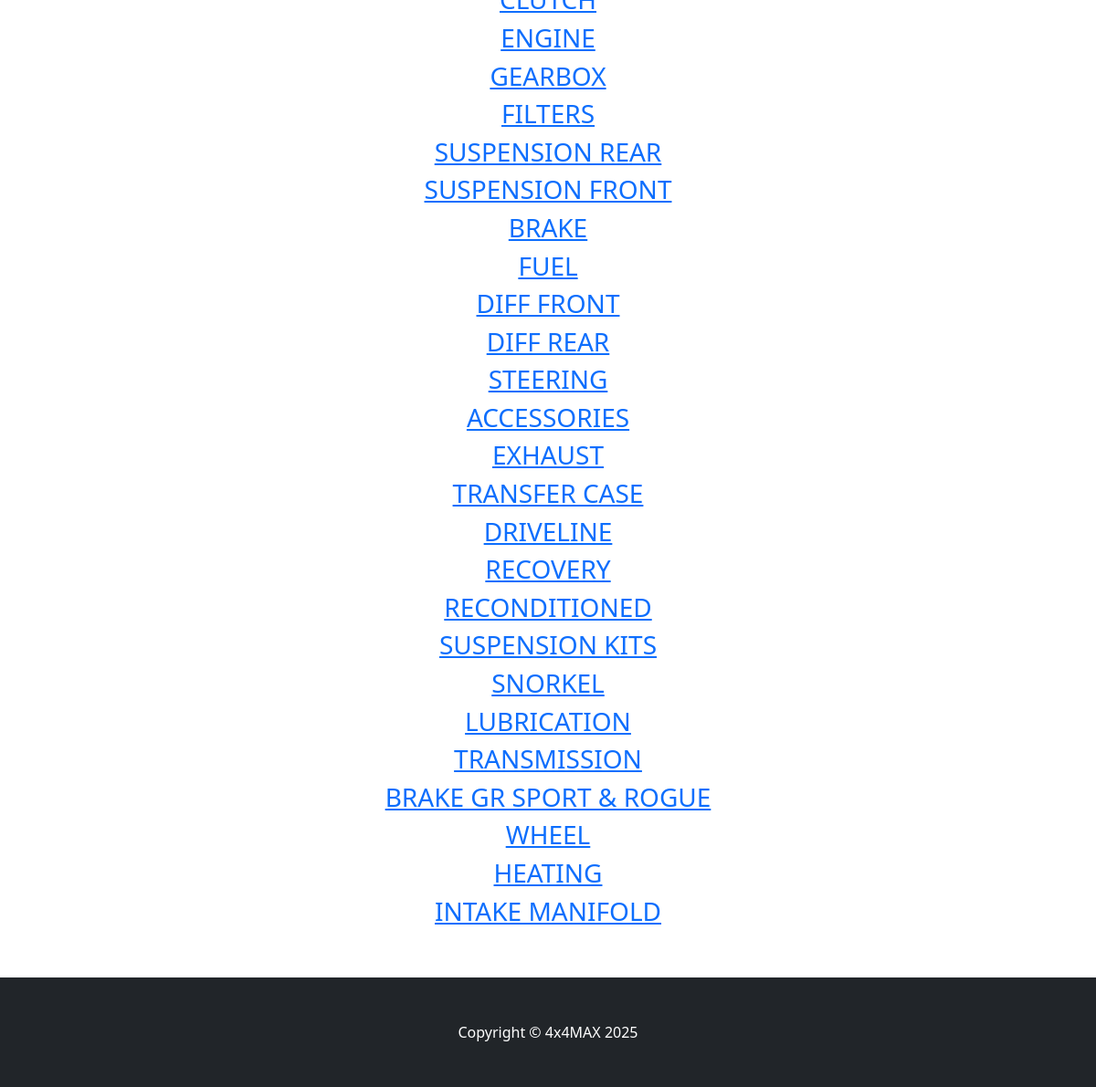
/category_summary/ (lower part), run on an earlier commit of the app's database.
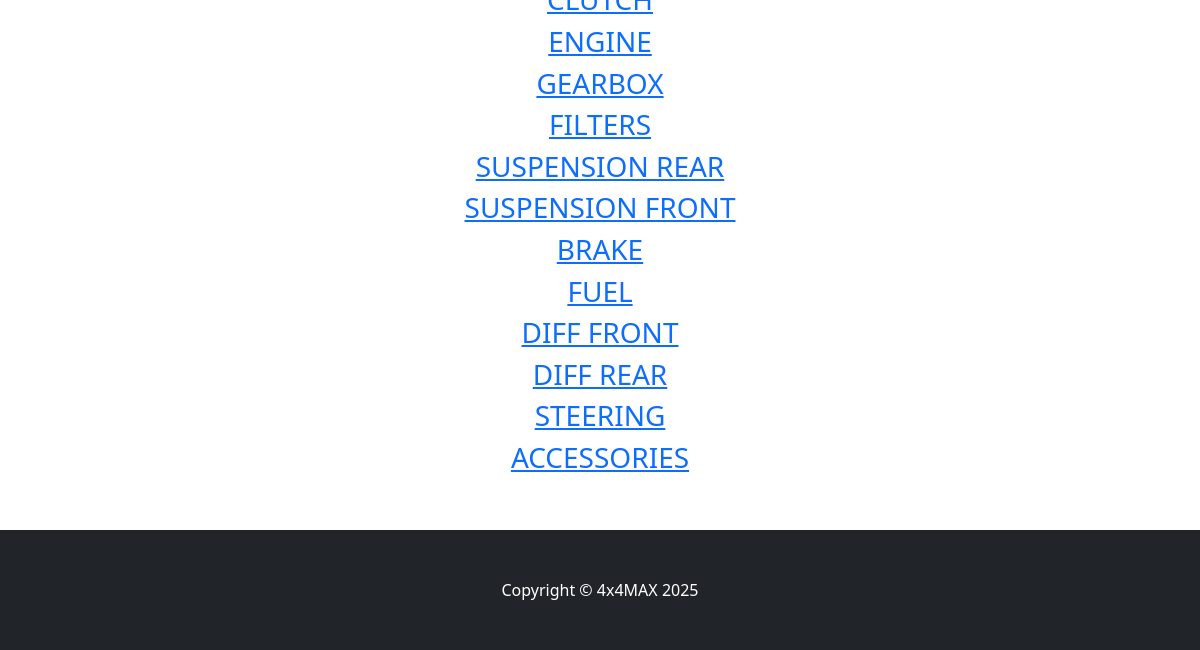
And on a later commit of the database.
### store/models.py (models this page shows)
class Category(models.Model):
    name = models.CharField(max_length=50)
    def __str__(self):
        return self.name

### store/views.py (the view)
# urls.py: path('category_summary/', views.category_summary, name='category_summary'),
def category_summary(request):
    categories = Category.objects.all()
    return render(request, 'category_summary.html', {"categories": categories})

### cart/cart.py (called while the page is built)
    def __len__(self):
        return len(self.cart)

### cart/context_processor.py (called while the page is built)
def cart(request):
    return {'cart': Cart(request)}

### store/templates/category_summary.html (shortened to what this page needs)
{% extends 'base.html' %}
{% block content %}
        <div class="container">
            <div class="row">
                <center>
                    <div class="col-8">
                        <br/><br/>
                        {% for category in categories %}
                            <h3><a href="{% url 'category' category %}">{{ category }}</a></h3>
                        {% endfor %}
<br/><br/>
                       </div>
                </center>
        </div>
{% endblock %}

What changed in the data, as far as the page shows it:
removed Category: name "EXHAUST"
removed Category: name "TRANSFER CASE"
removed Category: name "DRIVELINE"
removed Category: name "RECOVERY"
removed Category: name "RECONDITIONED"
removed Category: name "SUSPENSION KITS"
removed Category: name "SNORKEL"
removed Category: name "LUBRICATION"
removed Category: name "TRANSMISSION"
removed Category: name "BRAKE GR SPORT & ROGUE"
removed Category: name "WHEEL"
removed Category: name "HEATING"
removed Category: name "INTAKE MANIFOLD"
